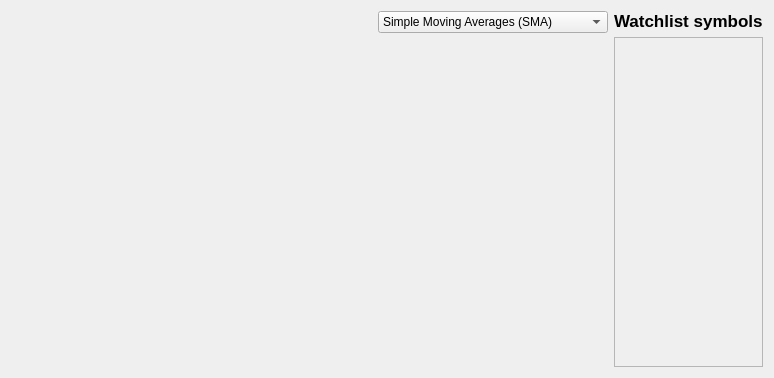
<?xml version="1.0" encoding="UTF-8"?>
<ui version="4.0">
 <class>StrategyPage</class>
 <widget class="QWidget" name="StrategyPage">
  <property name="geometry">
   <rect>
    <x>0</x>
    <y>0</y>
    <width>774</width>
    <height>378</height>
   </rect>
  </property>
  <property name="sizePolicy">
   <sizepolicy hsizetype="Expanding" vsizetype="Expanding">
    <horstretch>0</horstretch>
    <verstretch>0</verstretch>
   </sizepolicy>
  </property>
  <property name="windowTitle">
   <string>Form</string>
  </property>
  <property name="styleSheet">
   <string notr="true">QComboBox::item:selected {
      border: 1px solid #6a6ea9;
  }

  QComboBox::item:selected:!active {
      background: qlineargradient(x1: 0, y1: 0, x2: 0, y2: 1,
                                  stop: 0 #ABAFE5, stop: 1 #8588B2);
  }

  QComboBox::item:selected:active {
      background: qlineargradient(x1: 0, y1: 0, x2: 0, y2: 1,
                                  stop: 0 #6a6ea9, stop: 1 #888dd9);
  }

  QComboBox::item:hover {
      background: qlineargradient(x1: 0, y1: 0, x2: 0, y2: 1,
                                  stop: 0 #FAFBFE, stop: 1 #DCDEF1);
  }</string>
  </property>
  <layout class="QHBoxLayout" name="horizontalLayout">
   <item>
    <layout class="QVBoxLayout" name="verticalLayout_3">
     <item>
      <layout class="QHBoxLayout" name="horizontalLayout_2">
       <item>
        <spacer name="horizontalSpacer">
         <property name="orientation">
          <enum>Qt::Horizontal</enum>
         </property>
         <property name="sizeHint" stdset="0">
          <size>
           <width>40</width>
           <height>20</height>
          </size>
         </property>
        </spacer>
       </item>
       <item>
        <widget class="QComboBox" name="comboBox">
         <property name="sizePolicy">
          <sizepolicy hsizetype="Fixed" vsizetype="Fixed">
           <horstretch>0</horstretch>
           <verstretch>0</verstretch>
          </sizepolicy>
         </property>
         <item>
          <property name="text">
           <string>Simple Moving Averages (SMA)</string>
          </property>
         </item>
         <item>
          <property name="text">
           <string>Exponential Moving Averages (EMA)</string>
          </property>
         </item>
         <item>
          <property name="text">
           <string>Linear Regression</string>
          </property>
         </item>
        </widget>
       </item>
      </layout>
     </item>
     <item>
      <layout class="QHBoxLayout" name="horizontalLayout_4">
       <item>
        <widget class="QWidget" name="strategyWidget" native="true">
         <property name="sizePolicy">
          <sizepolicy hsizetype="Expanding" vsizetype="Expanding">
           <horstretch>0</horstretch>
           <verstretch>0</verstretch>
          </sizepolicy>
         </property>
         <layout class="QVBoxLayout" name="verticalLayout_5"/>
        </widget>
       </item>
      </layout>
     </item>
    </layout>
   </item>
   <item>
    <layout class="QVBoxLayout" name="verticalLayout">
     <item>
      <widget class="QLabel" name="label_2">
       <property name="sizePolicy">
        <sizepolicy hsizetype="Preferred" vsizetype="Fixed">
         <horstretch>0</horstretch>
         <verstretch>0</verstretch>
        </sizepolicy>
       </property>
       <property name="font">
        <font>
         <pointsize>13</pointsize>
         <weight>75</weight>
         <bold>true</bold>
        </font>
       </property>
       <property name="text">
        <string>Watchlist symbols</string>
       </property>
      </widget>
     </item>
     <item>
      <widget class="QWidget" name="watchlist" native="true">
       <property name="styleSheet">
        <string notr="true">border: 1px solid rgb(182, 182, 182);</string>
       </property>
       <layout class="QVBoxLayout" name="verticalLayout_4"/>
      </widget>
     </item>
    </layout>
   </item>
  </layout>
 </widget>
 <resources/>
 <connections/>
</ui>
